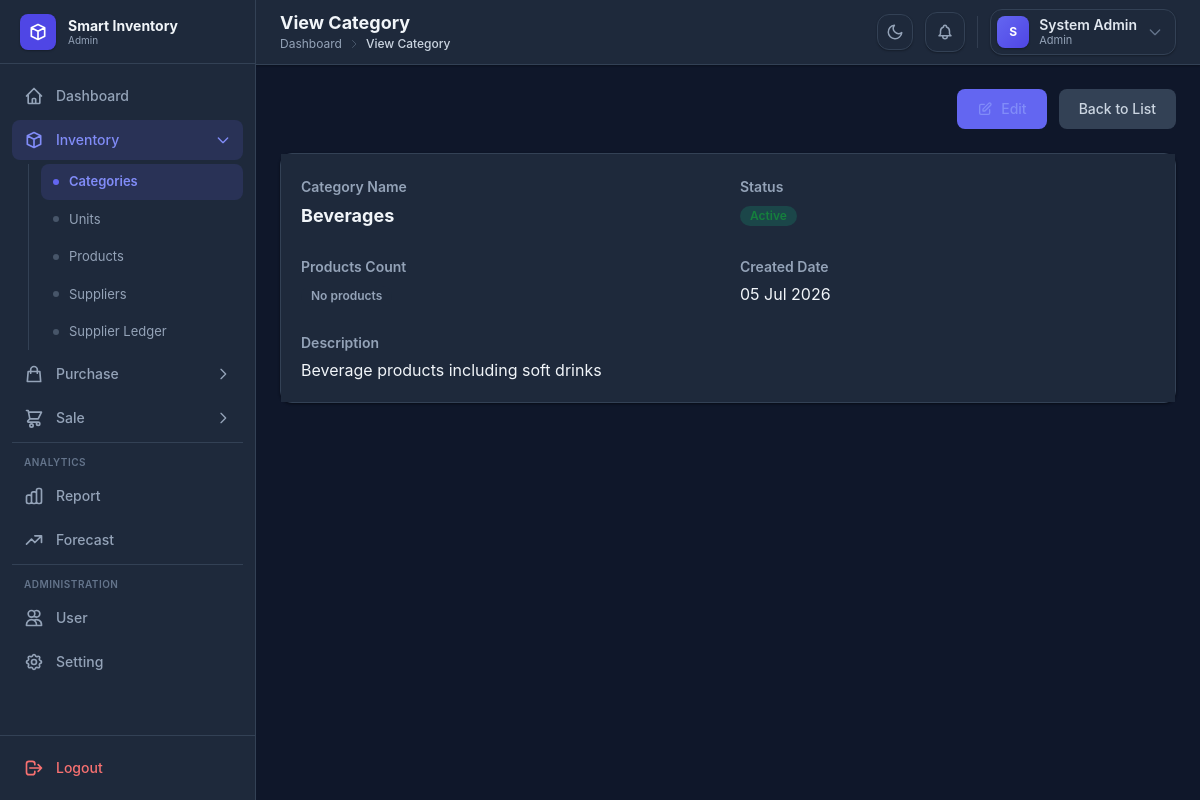
The page /categories/view.php?id=2 (signed in) on the database its author committed.
### tables this page shows
CREATE TABLE IF NOT EXISTS categories (
    id INT AUTO_INCREMENT PRIMARY KEY,
    name VARCHAR(100) NOT NULL UNIQUE,
    description TEXT,
    status ENUM('Active', 'Inactive') DEFAULT 'Active',
    created_at TIMESTAMP DEFAULT CURRENT_TIMESTAMP
);

### config/helpers.php (called while the page is built, shortened)
<?php
function executeQuery($conn, $sql, $params = [], $types = '') {
    $stmt = $conn->prepare($sql);
    if (!empty($types)) {
        $stmt->bind_param($types, ...$params);
    }
    $stmt->execute();
    $trimmed = strtoupper(ltrim($sql));
    return $stmt->get_result();
}
function fetchOne($conn, $sql, $params = [], $types = '') {
    $result = executeQuery($conn, $sql, $params, $types);
    if ($result && mysqli_num_rows($result) > 0) {
        return mysqli_fetch_assoc($result);
    }
    return null;
}

### categories/view.php (the view, shortened to what this page needs)
<?php
include "../config/database.php";
include "../config/helpers.php";
$id = isset($_GET['id']) ? (int)$_GET['id'] : 0;
$category = fetchOne($conn, "SELECT c.*, COUNT(p.id) AS product_count FROM categories c LEFT JOIN products p ON c.id = p.category_id WHERE c.id = ? GROUP BY c.id", [$id], "i");
?>
<!DOCTYPE html>
<html lang="en">
<head>
    <script src="https://cdn.tailwindcss.com"></script>
    <link rel="stylesheet" href="../assets/css/style.css">
</head>
<body class="bg-gray-50 dark:bg-slate-900">
    <div class="flex min-h-screen">
        <?php include "../includes/sidebar.php"; ?>
        <div class="flex-1 flex flex-col min-w-0">
            <?php include "../includes/header.php"; ?>
            <main class="p-4 lg:p-6">
                <div class="flex justify-end gap-3 mb-6">
                    <a href="edit.php?id=<?= $category['id'] ?>" class="btn btn-primary">
                        <svg class="w-4 h-4" fill="none" stroke="currentColor" viewBox="0 0 24 24"><path stroke-linecap="round" stroke-linejoin="round" stroke-width="2" d="M11 5H6a2 2 0 00-2 2v11a2 2 0 002 2h11a2 2 0 002-2v-5m-1.414-9.414a2 2 0 112.828 2.828L11.828 15H9v-2.828l8.586-8.586z"/></svg>
                        Edit
                    </a>
                    <a href="index.php" class="btn btn-secondary">Back to List</a>
                </div>
                <div class="card">
                    <div class="card-body">
                        <div class="grid grid-cols-1 md:grid-cols-2 gap-6">
                            <div>
                                <label class="text-sm font-semibold text-gray-500">Category Name</label>
                                <p class="text-lg font-bold text-gray-900 mt-1"><?= htmlspecialchars($category['name']) ?></p>
                            </div>
                            <div>
                                <label class="text-sm font-semibold text-gray-500">Status</label>
                                <p class="mt-1">
                                    <?php if ($category['status'] === 'Active'): ?>
                                        <span class="inline-flex items-center px-2.5 py-0.5 rounded-full text-xs font-semibold bg-green-100 text-green-700">Active</span>
                                    <?php else: ?>
                                        <span class="inline-flex items-center px-2.5 py-0.5 rounded-full text-xs font-semibold bg-red-100 text-red-700">Inactive</span>
                                    <?php endif; ?>
                                </p>
                            </div>
                            <div>
                                <label class="text-sm font-semibold text-gray-500">Products Count</label>
                                <p class="mt-1">
                                    <?php $pcount = (int)($category['product_count'] ?? 0); ?>
                                    <?php if ($pcount > 0): ?>
                                        <span class="inline-flex items-center px-2.5 py-0.5 rounded-full text-xs font-semibold bg-blue-100 text-blue-700">
                                            <?= $pcount ?> product<?= $pcount !== 1 ? 's' : '' ?>
                                        </span>
                                    <?php else: ?>
                                        <span class="inline-flex items-center px-2.5 py-0.5 rounded-full text-xs font-semibold bg-gray-100 text-gray-500">No products</span>
                                    <?php endif; ?>
                                </p>
                            </div>
                            <div>
                                <label class="text-sm font-semibold text-gray-500">Created Date</label>
                                <p class="text-gray-900 mt-1"><?= date('d M Y', strtotime($category['created_at'])) ?></p>
                            </div>
                            <div class="md:col-span-2">
                                <label class="text-sm font-semibold text-gray-500">Description</label>
                                <p class="text-gray-900 mt-1 whitespace-pre-wrap"><?= !empty($category['description']) ? htmlspecialchars($category['description']) : '<span class="text-gray-300">No description provided</span>' ?></p>
                            </div>
                        </div>
                    </div>
                </div>
            </main>
        </div>
    </div>
    <?php include "../includes/footer.php"; ?>
</body>
</html>

### assets/css/style.css (style rules this page uses)
* { margin: 0; padding: 0; box-sizing: border-box; }
body { font-family: 'Inter', system-ui, -apple-system, sans-serif; }
.dark body { background-color: #0f172a; color: #e2e8f0; }
.btn { display: inline-flex; align-items: center; gap: 0.5rem; padding: 0.625rem 1.25rem; border-radius: 0.5rem; font-weight: 500; font-size: 0.875rem; transition: all 0.15s ease; border: none; cursor: pointer; text-decoration: none; line-height: 1.25rem; }
.btn-primary { background-color: #6366f1; color: white; }
.btn-secondary { background-color: #e5e7eb; color: #374151; }
.dark .btn-secondary { background-color: #334155; color: #cbd5e1; }
.card { background-color: white; border-radius: 0.75rem; border: 1px solid #e5e7eb; box-shadow: 0 1px 2px rgba(0, 0, 0, 0.05); }
.dark .card { background-color: #1e293b; border-color: #334155; box-shadow: 0 1px 3px rgba(0, 0, 0, 0.3), 0 1px 2px rgba(0, 0, 0, 0.2); }
.card-body { padding: 1.25rem; }
.dark .card-body { background-color: #1e293b; }
.dark a { color: #818cf8; }
.dark .bg-gray-50 { background-color: #0f172a !important; }
.dark .bg-gray-100 { background-color: #1e293b !important; }
.dark .text-gray-900 { color: #f1f5f9 !important; }
.dark .text-gray-500 { color: #94a3b8 !important; }
.dark .bg-green-100 { background-color: rgba(16, 185, 129, 0.2) !important; }

### rows shown on the page
categories: name "Beverages", created_at "05 Jul 2026", description "Beverage products including soft drinks"

### other values the page prints
$role "Admin"
$label "Categories Units Products Suppliers Supplier Ledger"
$page_title "View Category"
$part "Dashboard"
$part "View Category"
substr($name, 0, 1) "S"
$name "System Admin"
